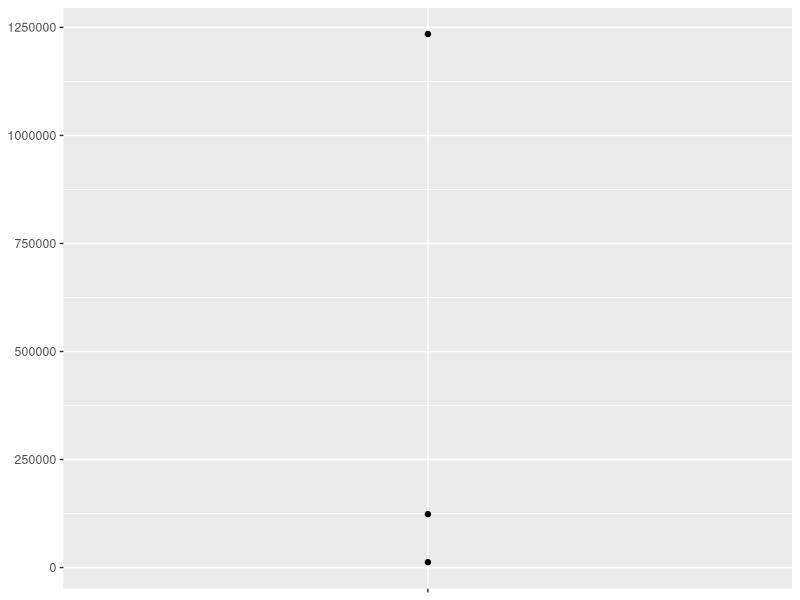
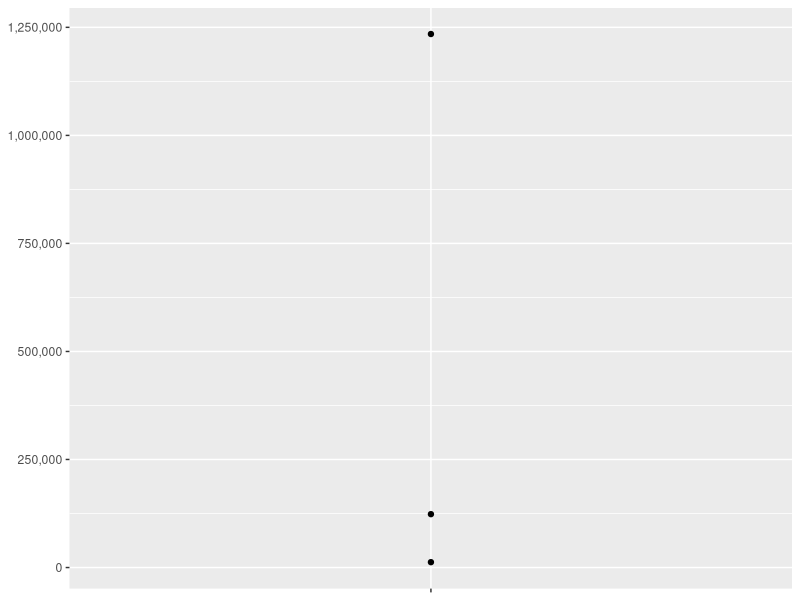
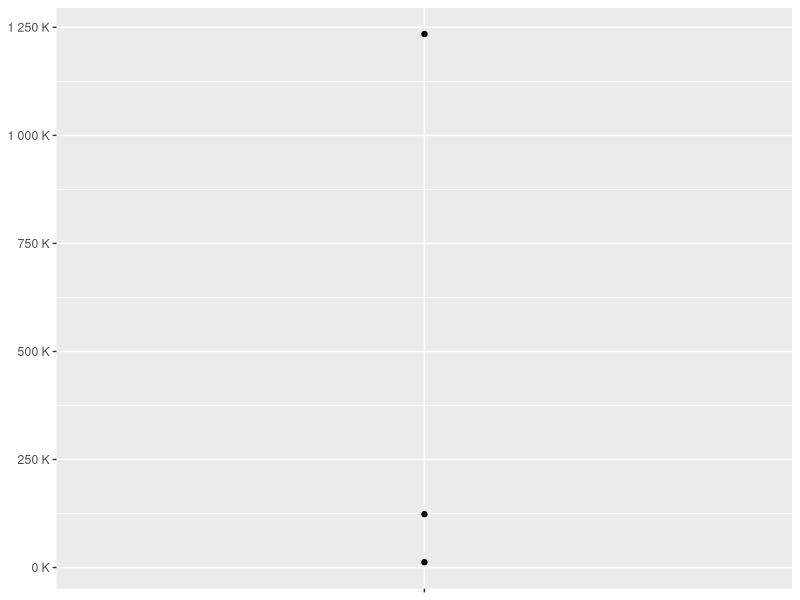
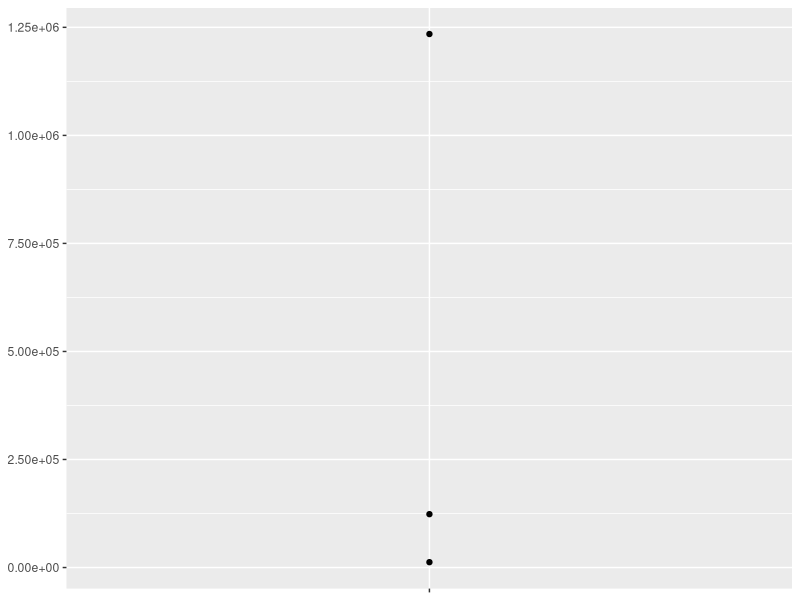
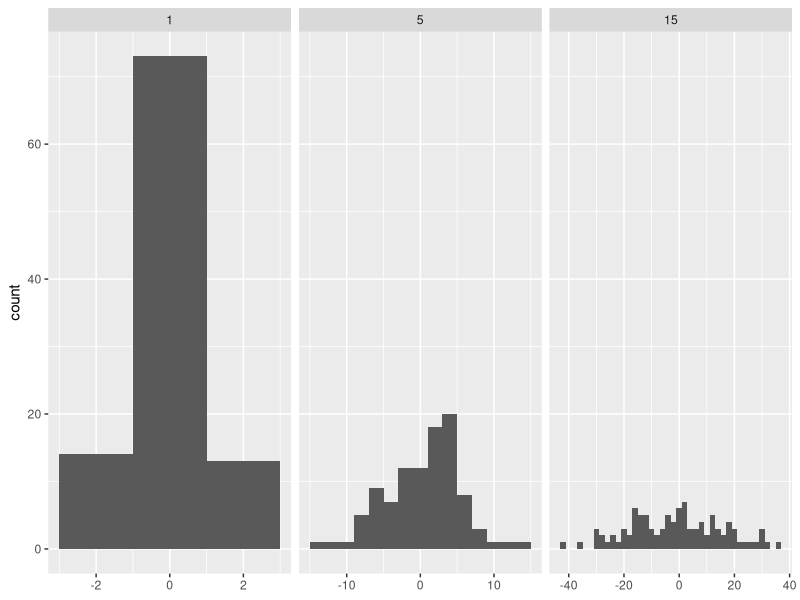
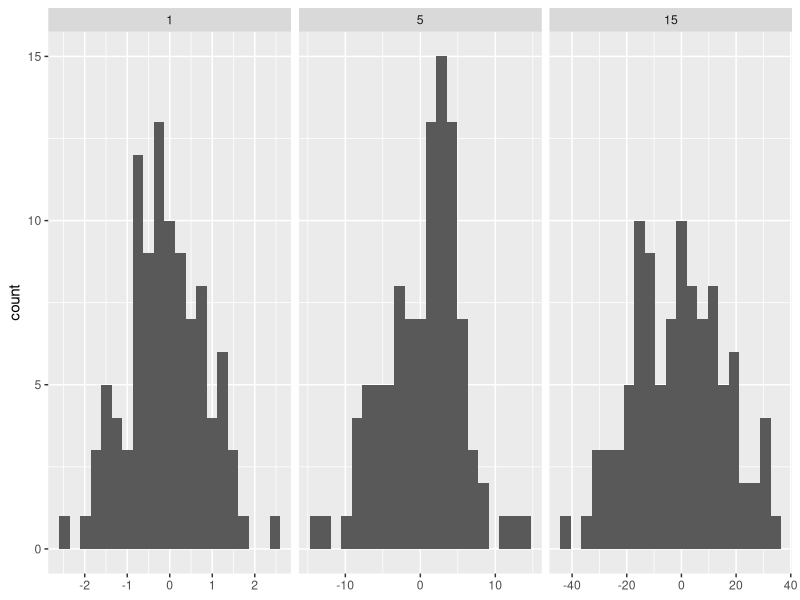
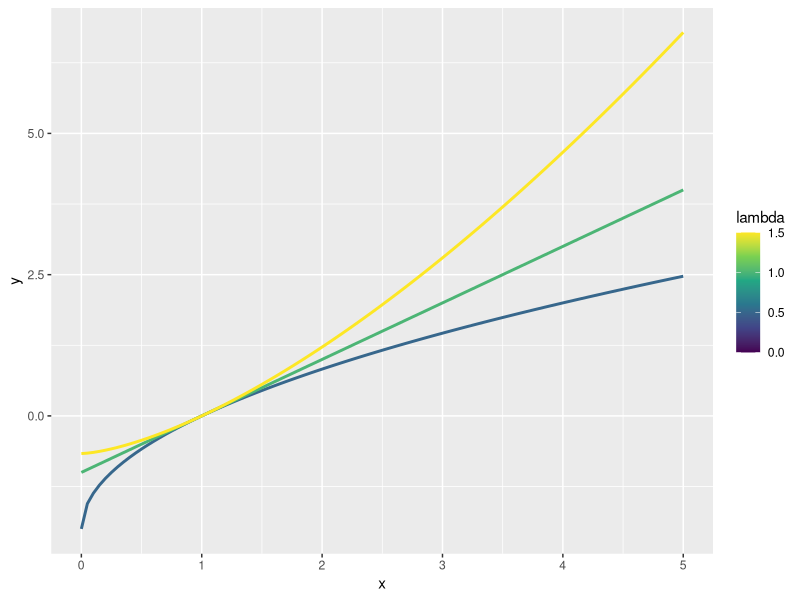
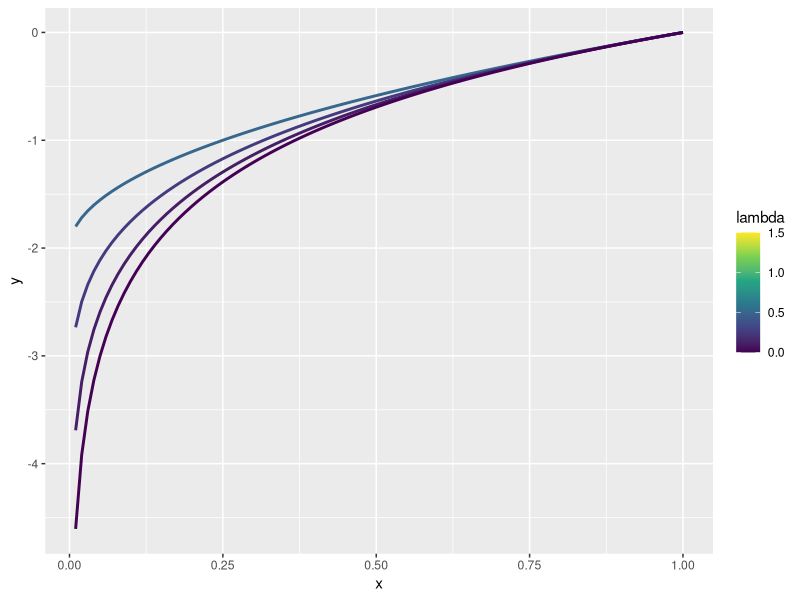

The R source for these figures, in order:
## ---- chunk 1
power1 <- function(exp) {
  function(x) {
    x^exp
  }
}

square <- power1(2)
cube <- power1(3)

square(3)
#> [1] 9
cube(3)
#> [1] 27
## ---- chunk 2
# Printing the square function shows us where x comes from
square
#> function(x){
#>     x ^ exp
#>   }
#> <environment: 0x12a7ebbc0>

# Using env_print shows the binding to exp
rlang::env_print(square)
#> <environment: 0x12a7ebbc0>
#> Parent: <environment: global>
#> Bindings:
#> • exp: <dbl>

# Extract the exp from the enclosure environment of square
rlang::fn_env(square)$exp
#> [1] 2
## ---- chunk 3
x <- 2
square <- power1(x)
x <- 3

# Returns 8 since the binding to x changed to 3
square(2)
#> [1] 8

power2 <- function(exp) {
  force(exp)
  function(x) {
    x^exp
  }
}

x <- 2
square <- power2(x)
x <- 3

square(2)
#> [1] 4
## ---- chunk 4
new_counter <- function() {
  i <- 0
  function() {
    i <<- i + 1
    i
  }
}

counter_one <- new_counter()

for (i in 1:5) {
  print(counter_one())
}

#> [1] 1
#> [1] 2
#> [1] 3
#> [1] 4
#> [1] 5
## ---- chunk 5
y <- c(12345, 123456, 1234567)

scales::comma_format()(y)
#> [1] "12,345" "123,456" "1,234,567"

scales::number_format(scale = 1e-3, suffix = " K")(y)
#> [1] "12 K" "123 K" "1 235 K"
## ---- chunk 6
df <- data.frame(x = 1, y = c(12345, 123456, 1234567))

base <- ggplot2::ggplot(df, ggplot2::aes(x, y)) +
  ggplot2::geom_point() +
  ggplot2::scale_x_continuous(breaks = 1, labels = NULL) +
  ggplot2::labs(x = NULL, y = NULL)

base

base + ggplot2::scale_y_continuous(labels = scales::comma_format())

base +
  ggplot2::scale_y_continuous(
    labels = scales::number_format(scale = 1e-3, suffix = " K")
  )

base + ggplot2::scale_y_continuous(labels = scales::scientific_format())
## ---- chunk 7
#| eval: true
#| fig-height: 3
sd <- c(1, 5, 15)
n <- 100
df <- data.frame(x = rnorm(3 * n, sd = sd), sd = rep(sd, n))

binwidth_bins <- function(n) {
  force(n)
  function(x) {
    (max(x) - min(x)) / n
  }
}

ggplot2::ggplot(df, ggplot2::aes(x)) +
  ggplot2::geom_histogram(binwidth = 2) +
  ggplot2::facet_wrap(~sd, scales = "free_x") +
  ggplot2::labs(x = NULL)

ggplot2::ggplot(df, ggplot2::aes(x)) +
  ggplot2::geom_histogram(binwidth = binwidth_bins(20)) +
  ggplot2::facet_wrap(~sd, scales = "free_x") +
  ggplot2::labs(x = NULL)
## ---- chunk 8
# A simplified version of ggplot2::plot_dev for some image types

plot_dev <- function(ext, dpi = 96) {
  force(dpi)
  switch(
    ext,
    pdf = function(filename, ...) {
      grDevices::pdf(file = filename, ...)
    },
    png = function(...) grDevices::png(..., res = dpi, units = "in"),
    jpg = ,
    jpeg = function(...) grDevices::jpeg(..., res = dpi, units = "in"),
    stop("Unkown graphics extension: ", ext, call. = FALSE)
  )
}

plot_dev("pdf")
#> function(filename, ...) {
#>       grDevices::pdf(file = filename, ...)
#>     }
#> <environment: 0x11c6ed5a8>

plot_dev("png")
#> function(...) grDevices::png(..., res = dpi, units = "in")
#> <bytecode: 0x12d693258>
#> <environment: 0x12f5c7458>
## ---- chunk 9
# Define boxcox function factory
boxcox <- function(lambda) {
  if (lambda == 0) {
    function(x) log(x)
  } else {
    function(x) (x^lambda - 1) / lambda
  }
}

# Include the function factory in ggplot2::stat_function
stat_boxcox <- function(lambda) {
  ggplot2::stat_function(
    ggplot2::aes(color = lambda),
    fun = boxcox(lambda),
    linewidth = 1
  )
}

# λ = 0: Log transformation
# λ = 1: No transformation
# λ = 0.5: Square-root transformation
# λ = 2: Square transformation

ggplot2::ggplot(data.frame(x = c(0, 5)), ggplot2::aes(x)) +
  lapply(c(0.5, 1, 1.5), stat_boxcox) +
  ggplot2::scale_color_viridis_c(limits = c(0, 1.5))

ggplot2::ggplot(data.frame(x = c(0.01, 1)), ggplot2::aes(x)) +
  lapply(c(0.5, 0.25, 0.1, 0), stat_boxcox) +
  ggplot2::scale_color_viridis_c(limits = c(0, 1.5))
## ---- chunk 10
boot_model <- function(df, formula) {
  mod <- lm(formula, data = df)
  fitted <- unname(fitted(mod))
  resid <- unname(resid(mod))
  # Removing the linear model object to keep
  # the manufactured function small
  rm(mod)
  function() {
    round(fitted + sample(resid), 2)
  }
}

boot_mcars2 <- boot_model(mtcars, mpg ~ wt)

# Remove set.seed to generate completely random sample each time

set.seed(123)
head(boot_mcars2())
#> [1] 20.08 23.09 26.63 18.22 16.81 19.09

set.seed(456)
head(boot_mcars2())
#> [1] 23.23 21.72 22.80 19.41 16.29 18.95
## ---- chunk 11
power1 <- function(exp) {
  function(x) {
    x^exp
  }
}

names <- list(
  square = 2,
  cube = 3,
  root = 1 / 2,
  cuberoot = 1 / 3,
  reciprocal = -1
)

funs <- purrr::map(names, power1)

funs$root(64)
#> [1] 8
## ---- chunk 12
with(funs, root(100))
#> [1] 10

attach(funs)
root(100)
#> [1] 10
detach(funs)

rlang::env_bind(rlang::global_env(), !!!funs)
root(100)
#> [1] 10
rlang::env_unbind(rlang::global_env(), names(funs))
